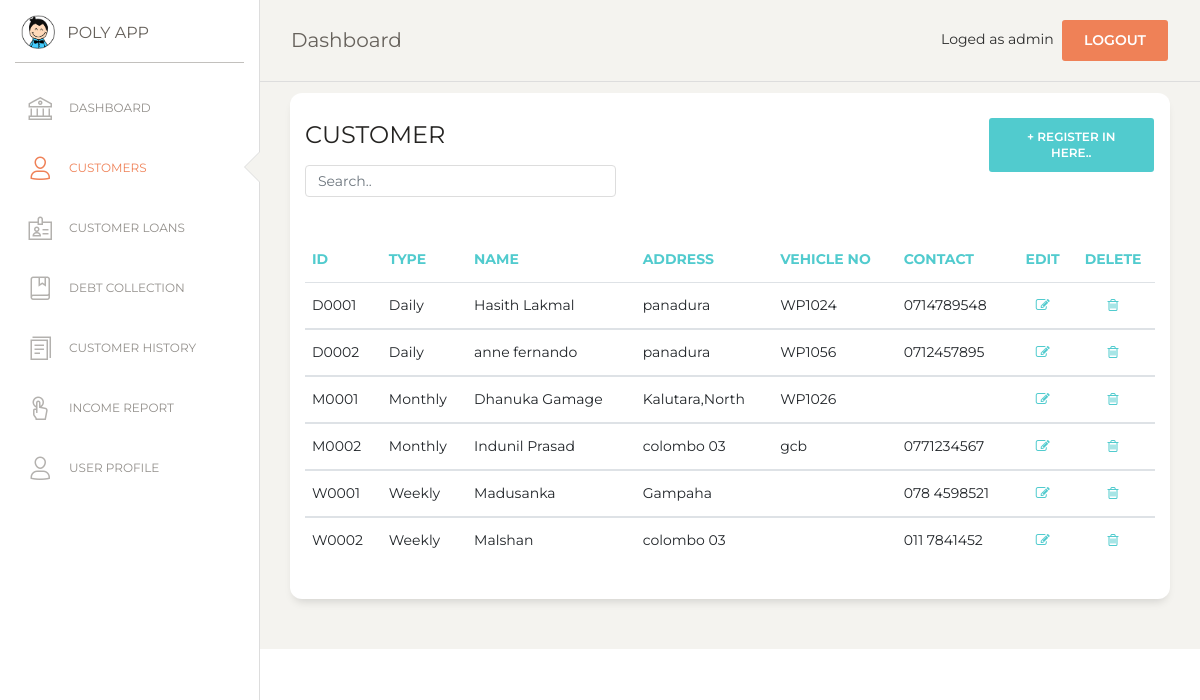
Page /customer.php (signed in) on the committed database.
### tables this page shows
CREATE TABLE `customer` (
  `cust_id` varchar(10) NOT NULL,
  `type` varchar(20) NOT NULL,
  `name` varchar(100) NOT NULL,
  `address` varchar(150) NOT NULL,
  `vehicle_no` text NOT NULL,
  `contact` varchar(15) NOT NULL
);

### customer.php (the view, shortened to what this page needs)
<?php
if (!isset($_SESSION['loged_user'])) {
    header('location: login.php');
}else {
$con = mysqli_connect(DB_HOSTNAME,DB_USERNAME,DB_PASSWORD);
mysqli_select_db($con,DB_NAME);
?>
<!DOCTYPE html>
<html lang="en">
<head>
  <link href="https://maxcdn.bootstrapcdn.com/font-awesome/latest/css/font-awesome.min.css" rel="stylesheet">
  <link href="assets/css/bootstrap.min.css" rel="stylesheet" />
  <link href="assets/css/paper-dashboard.css?v=2.0.1" rel="stylesheet" />
  <link href="assets/demo/demo.css" rel="stylesheet" />
</head>
<body class="">
  <div class="wrapper ">
    <?php include('include/sidebar.php');  ?>
    <div class="main-panel">
      <?php include('include/nav.php');  ?>
      <div class="content">
       <div class="row">
          <div class="col-md-12">
            <div class="card">
              <div class="row">
              <div class="col-md-9">
              <div class="card-header">
                <h4 class="card-title"> CUSTOMER</h4>
                <input class="form-control myInput" id="myInput" type="text" placeholder="Search..">
              </div>
              </div>
              <div class="col-md-3">
                <div class="card-header">
                    <button type="button" class="btn btn-primary add-btn" data-toggle="modal" data-target="#Form1">+ Register in here..
                    </button>
                </div>
              </div>
              </div>
              <div class="card-body">
              </div>
              <div class="card-body">
                <div class="table-responsive">
                  <table class="table" id="myTable">
                    <thead class="text-primary">
                      <th>                    ID</th>
                      <th>                    Type</th>
                      <th>                    Name</th>
                      <th>                    Address</th>
                      <th>                    Vehicle No</th>
                      <th>                    Contact</th>
                      <th class="text-center"> Edit 				</th>
                      <th class="text-center"> Delete 			</th>
                    </thead>
                    <tbody>
                      <?php
                      $sql=mysqli_query($con,"SELECT * FROM customer");
                      $numRows = mysqli_num_rows($sql);
                      if($numRows > 0) {
                        while($row = mysqli_fetch_assoc($sql)) {
                          ?>
                          <tr>
                            <td> <?php echo $row['cust_id'] ?>     </td>
                            <td> <?php echo $row['type'] ?>        </td>
                            <td> <?php echo $row['name']?>         </td>
                            <td> <?php echo $row['address']  ?>    </td>
                            <td> <?php echo $row['vehicle_no']  ?> </td>
                            <td> <?php echo $row['contact']  ?>    </td>
                            <td class="text-center">
                             <a href="#" onclick="editView('<?php echo $row['cust_id']; ?>')" name="edit">
                              <i class="fa fa-pencil-square-o" aria-hidden="true"></i></a>
                            </td>
                            <td class="text-center">
                              <a href="#" onclick="confirmation('event','<?php echo $row['cust_id']; ?>')" name="delete">
                              <i class="fa fa-trash-o" aria-hidden="true"></i></a>
                            </td>
                          </tr>
                    </tbody>
                           <?php
                        }
                      }
                    ?>
                    </table>
                </div>
              </div>
            </div>
          </div>
        </div>
      </div>
      </div>
       <?php include('include/footer.php');  ?>
    </div>
</body>
</html>
<?php
}
?>

### assets/demo/demo.css (style rules this page uses)
.add-btn { float: right !important; }
.myInput { width: 50% !important; }

### rows in the picture
customer: cust_id "D0001", type "Daily", name "Hasith Lakmal", address "panadura", vehicle_no "WP1024", contact "0714789548"
customer: cust_id "D0002", type "Daily", name "anne fernando", address "panadura", vehicle_no "WP1056", contact "0712457895"
customer: cust_id "M0001", type "Monthly", name "Dhanuka Gamage", address "Kalutara,North", vehicle_no "WP1026"
customer: cust_id "M0002", type "Monthly", name "Indunil Prasad", address "colombo 03", vehicle_no "gcb", contact "0771234567"
customer: cust_id "W0001", type "Weekly", name "Madusanka", address "Gampaha", contact "078 4598521"
customer: cust_id "W0002", type "Weekly", name "Malshan", address "colombo 03", contact "011 7841452"

### other values in the picture
$_SESSION['loged_user'] "admin"
